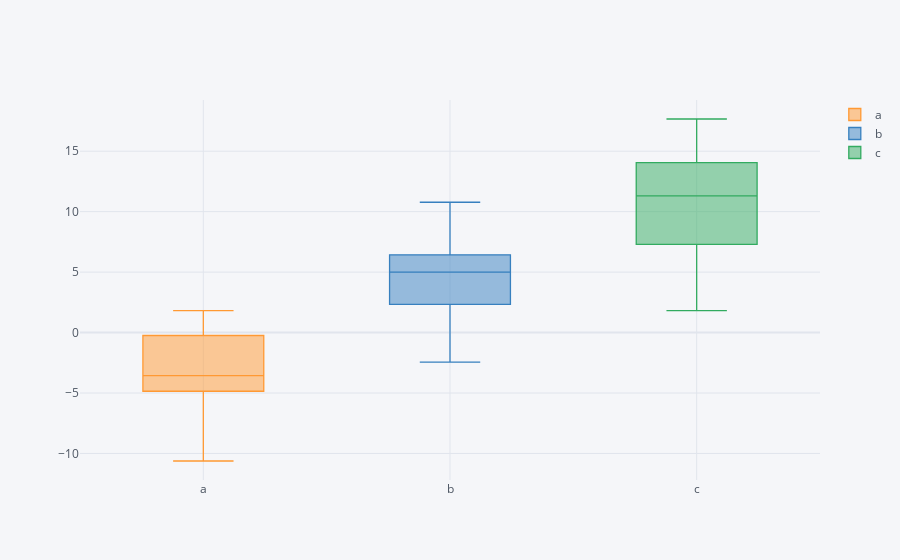

This figure's notebook cell:
### Markdown cell above
### Box Plot & Area Plot

### Code cell
df.iplot(kind='box')
